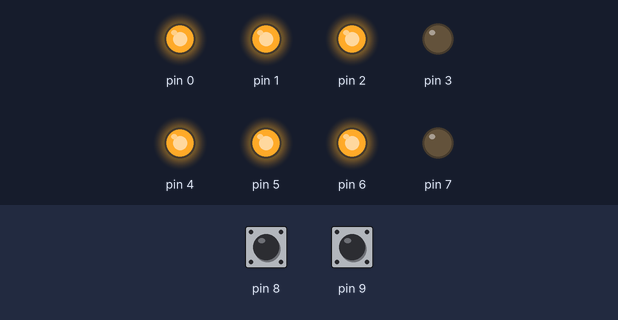
A sketch run on a simulated Arduino Uno, built with avr-gcc and run on an emulated ATmega328P. On the bench: output pins drawn as LEDs (lit = HIGH). The inputs (shaded band) are chosen by the test bench; at power-on: pin 8 HIGH, pin 9 HIGH.

Above: at 1.2 s.
1.3 s: pin 8 pulled LOW for 0.15 s
At 2.4 s:
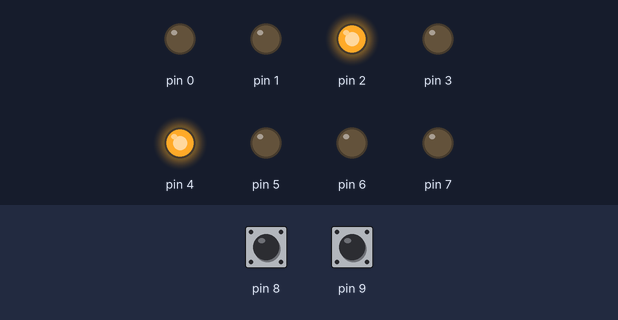
3.0 s: pin 8 pulled LOW for 1 s
At 3.7 s:
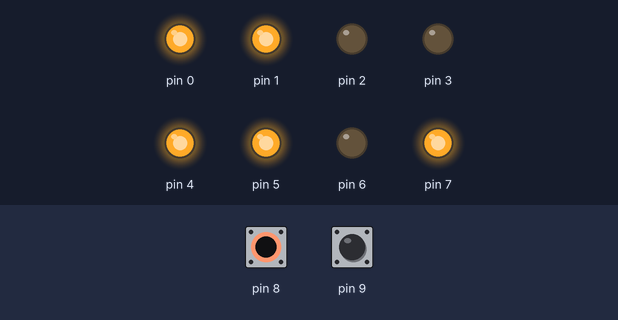
5.5 s: pin 8 pulled LOW for 0.15 s
At 6.8 s:
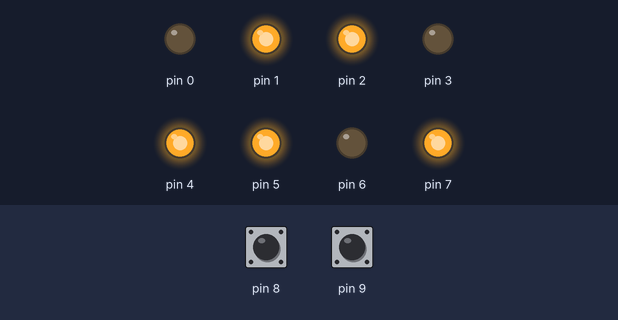
7.2 s: pin 8 pulled LOW for 3.2 s
At 8.1 s:
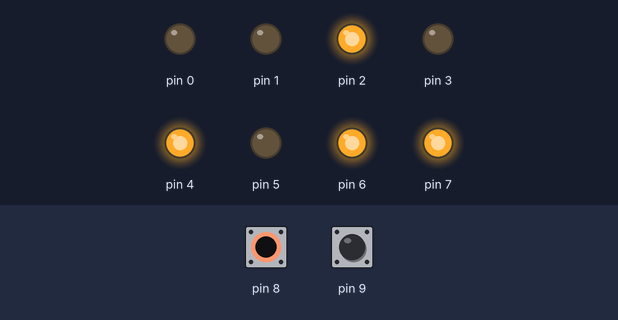
11.9 s: pin 8 pulled LOW for 0.15 s
At 12.9 s:
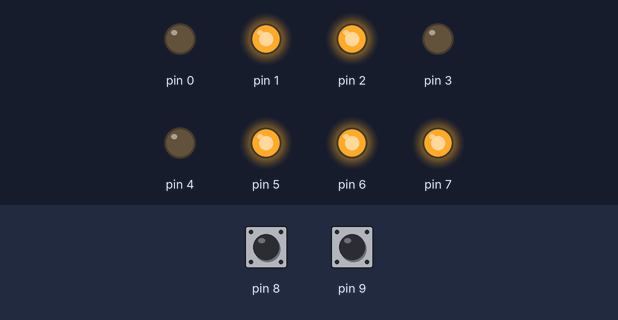
13.6 s: pin 8 pulled LOW for 1 s
At 14.2 s:
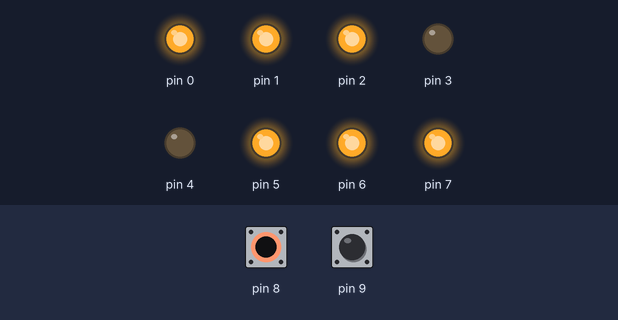
Timing chart, 0 to 16.6 s (numbered marks = the images above; inputs shaded):
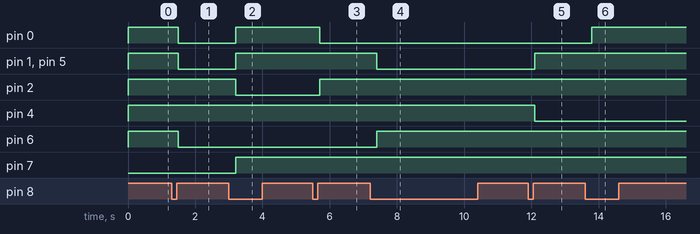

Measured:
- after the input at 1.3 s, pin 0, pin 1, pin 5, pin 6: HIGH → LOW after 0.20 s
- after the input at 3.0 s, pin 0, pin 1, pin 5, pin 7: LOW → HIGH after 0.20 s; pin 2: HIGH → LOW after 0.20 s
- after the input at 5.5 s, pin 0: HIGH → LOW after 0.20 s; pin 2: LOW → HIGH after 0.20 s
- after the input at 7.2 s, pin 1, pin 5: HIGH → LOW after 0.20 s; pin 6: LOW → HIGH after 0.20 s
- after the input at 11.9 s, pin 1, pin 5: LOW → HIGH after 0.20 s; pin 4: HIGH → LOW after 0.20 s
- after the input at 13.6 s, pin 0: LOW → HIGH after 0.20 s

The sketch:

7_seg_display_counter.ino
```cpp
#include "display.h"

int old_switch1_state=1, new_switch1_state=1;
int old_switch2_state=1, new_switch2_state=1;
int count = 0;

void setup() {
  setupDisplay();
  DDRB &= 0b11111100;   // PB0 en PB1 zijn ingang
  PORTB |= 0b00000011;  // Activeer pull-up weerstanden
}

void loop() {
  old_switch1_state = new_switch1_state;
  old_switch2_state = new_switch2_state;

  new_switch1_state = bool(PINB & 0b00000001);
  new_switch2_state = bool(PINB & 0b00000010);

  if(old_switch1_state==1 && new_switch1_state==0) {
    delay(200);
    count++;
  }
  if(old_switch2_state==1 && new_switch2_state==0) {
    delay(200);
    count--;
  }
  if(count < 0)
    count = 0;
  if(count > 9)
    count = 9;

  writeDisplay(count);
}
```

display.cpp
```cpp
#include <Arduino.h>

int displayValue = -1;

void setupDisplay() {
  DDRD = 0xFF;        // PORTD uitgang
}

int readDisplay() {
  return displayValue;
}

void writeDisplay(int val) {
  if(displayValue != val) {
    switch(val) {   // gfabDcde
      case 0:
        PORTD = 0b01110111;
        break;
      case 1:
        PORTD = 0b00010100;
        break;
      case 2:
        PORTD = 0b10110011;
        break;
      case 3:
        PORTD = 0b10110110;
        break;
      case 4:
        PORTD = 0b11010100;
        break;
      case 5:
        PORTD = 0b11100110;
        break;
      case 6:
        PORTD = 0b11100111;
        break;
      case 7:
        PORTD = 0b00110100;
        break;
      case 8:
        PORTD = 0b11110111;
        break;
      case 9:
        PORTD = 0b11110110;
        break;
      default:
        PORTD = 0b00000000;
        break;
    }
  }
  else
    displayValue = val;

}
```

display.h
```cpp
#ifndef display_h
#define display_h

#include <Arduino.h>

extern int displayValue;

void setupDisplay(void);
int readDisplay();
void writeDisplay(int);

#endif
```
